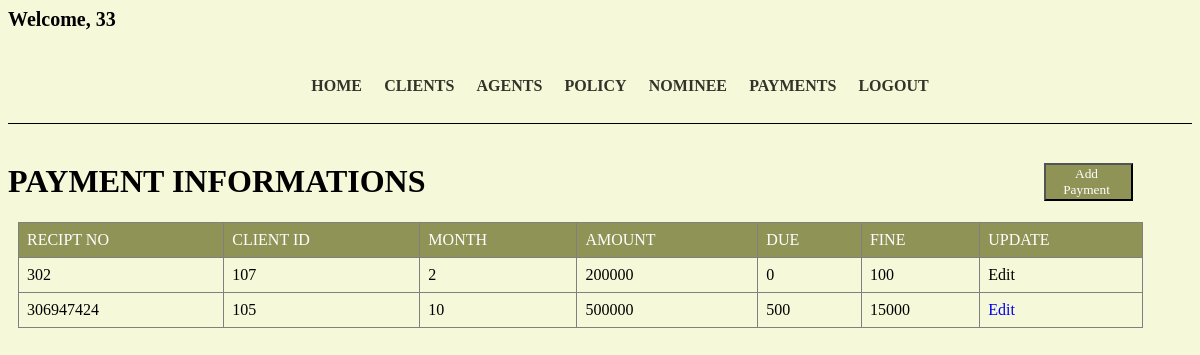
Screenshot of /lims/payment.php (signed in) with the database file from the repository.
### tables this page shows
CREATE TABLE `payment` (
  `recipt_no` varchar(20) NOT NULL,
  `client_id` varchar(50) NOT NULL,
  `month` varchar(50) NOT NULL,
  `amount` varchar(50) NOT NULL,
  `due` varchar(50) NOT NULL,
  `fine` varchar(50) NOT NULL,
  `agent_id` varchar(30) NOT NULL
);

### lims/payment.php (the view, shortened to what this page needs)
<!DOCTYPE html>
<html>
<head>
</head>
<body>
    <?php include 'header.php';
    ?>
    <h1 class="heading">Payment Informations
        <button class="btn" text-align="center">
            <a href="addPayment.php" class="btn">Add Payment</a>
        </button>
    </h1>
    <?php
    $sql = "SELECT recipt_no,client_id,month,amount,due,fine, agent_id FROM payment";
    $result = $conn->query($sql);
    echo "<table class=\"table\">\n";
    echo "  <tr>\n";
    echo "    <th>RECIPT NO</th>\n";
    echo "    <th>CLIENT ID</th>\n";
    echo "    <th>MONTH</th>\n";
    echo "    <th>AMOUNT</th>\n";
    echo "    <th>DUE</th>\n";
    echo "    <th>FINE</th>\n";
    echo "    <th>UPDATE</th>\n";
    echo "  </tr>";
    if ($result->num_rows > 0) {
        while ($row = $result->fetch_assoc()) {
            echo "<tr>\n";
            echo "    <td>" . $row["recipt_no"] . "</td>\n";
            echo "    <td>" . $row["client_id"] . "</td>\n";
            echo "    <td>" . $row["month"] . "</td>\n";
            echo "    <td>" . $row["amount"] . "</td>\n";
            echo "    <td>" . $row["due"] . "</td>\n";
            echo "    <td>" . $row["fine"] . "</td>\n";
            if ($row["agent_id"] == $username || "2001" == $username) {
                echo "<td>" . "<a href='editPayment.php?recipt_no=" . $row["recipt_no"] . "'>Edit</a>" . "</td>\n";
            } else {
                echo "<td>" . "<a class=\"dis\" href='editPayment.php?recipt_no=" . $row["recipt_no"] . "'>Edit</a>" . "</td>\n";
            }
        }
        echo "</table>\n";
    } else {
        echo "0 results";
    }
    ?>
</body>
</html>

### lims/payment.php (style rules this page uses)
.heading { font-weight: 800; text-transform: uppercase; }
.dis { pointer-events: none; color: black; }
table { border-collapse: collapse; width: 95%; margin: 10px; font-size: 100%; }
td, th { border: 1px solid grey; text-align: left; padding: 8px; text-decoration: none; }
th { background-color: #8f9456; color: white; font-weight: lighter; }
a { text-decoration: none; }
.btn { background-color: #8f9456; color: white; float: right; text-decoration: none; margin-right: 5%; font-family: Georgia; }

### rows the page displays
payment: recipt_no "302", client "107", month "2", amount "200000", due "0", fine "100"
payment: recipt_no "306947424", client "105", month "10", amount "500000", due "500", fine "15000"

### other values shown
$_SESSION["username"] "33"
